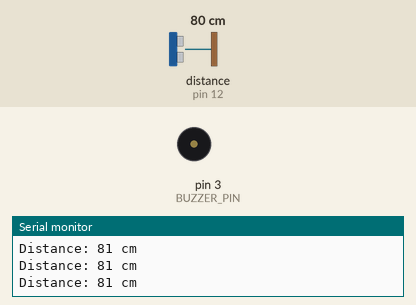
Simulated run of this sketch. Board: Arduino Uno, built with avr-gcc and run on an emulated ATmega328P. Shown: buzzer (waves = sounding, pin HIGH), the last lines printed to the serial monitor. The test bench sets the inputs (shaded band); at power-on: distance to the obstacle (sensor on pin 12) 80 cm. The echo pulse lasts 58.3 µs per cm.

Above: at 1.2 s.
1.3 s: distance to the obstacle (sensor on pin 12) set to 6 cm
2.8 s: distance to the obstacle (sensor on pin 12) set to 3 cm
At 3.3 s:
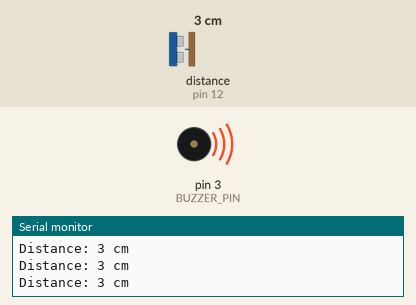
4.3 s: distance to the obstacle (sensor on pin 12) set to 9 cm
At 5.0 s:
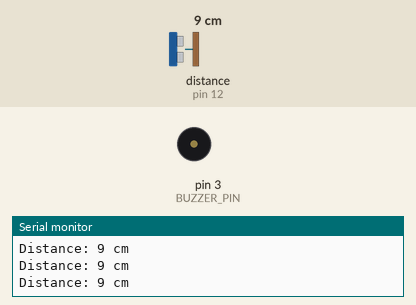
5.8 s: distance to the obstacle (sensor on pin 12) set to 2 cm
At 6.8 s:
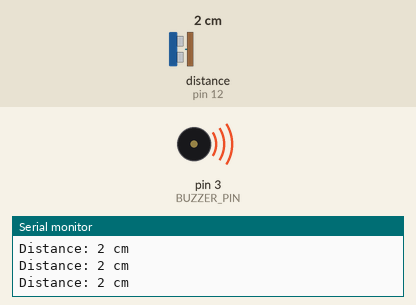
Timing chart, 0 to 8.3 s (numbered marks = the images above; inputs shaded):
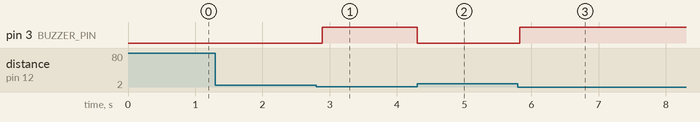

Measured:
- the behaviour switches between 5 and 4 cm on distance to the obstacle (sensor on pin 12) (found by bisection; images 0 and 1)
- after the input at 2.8 s, pin 3 (BUZZER_PIN): LOW → HIGH after 0.09 s
- after the input at 4.3 s, pin 3 (BUZZER_PIN): HIGH → LOW at once
- after the input at 5.8 s, pin 3 (BUZZER_PIN): LOW → HIGH at once

The sketch:

dist_ultrasonic_sensor.ino
```cpp
#include <NewPing.h>

#define BUZZER_PIN 3
#define TRIGGER_PIN 11
#define ECHO_PIN 12
#define MAX_DISTANCE 400

NewPing sonar(TRIGGER_PIN, ECHO_PIN, MAX_DISTANCE);

void setup() {
  pinMode(BUZZER_PIN, OUTPUT);
  Serial.begin(9600);
}

void loop() {
  int distance = sonar.ping_cm();

  if (distance > 0 && distance < 5) {
    digitalWrite(BUZZER_PIN, HIGH);
  } else {
    digitalWrite(BUZZER_PIN, LOW);
  }

  Serial.print("Distance: ");
  Serial.print(distance);
  Serial.println(" cm");

  delay(100);
}
```
